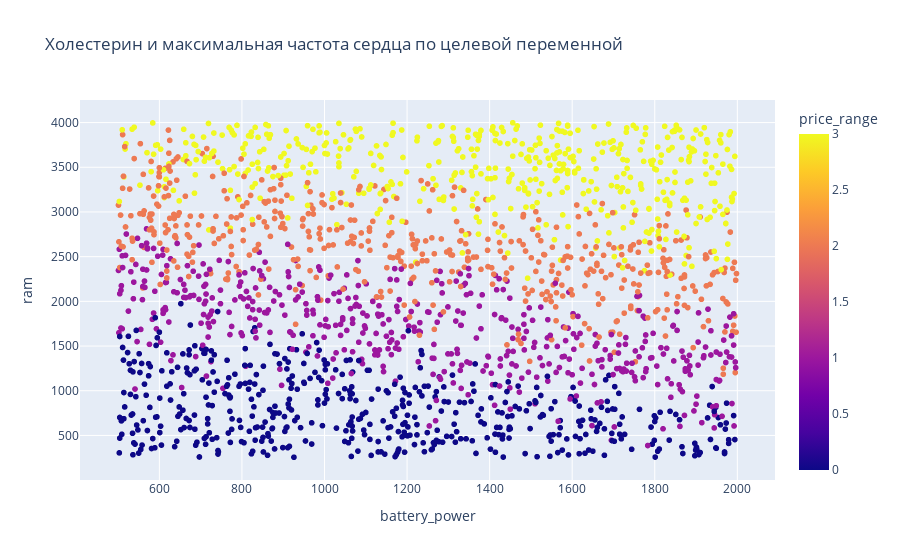

The notebook cell saved with this chart:
### Markdown cell above
***

**Выводы по графикам:**

- Boxplot RAM по ценовой категории показывает четкую положительную зависимость: объём оперативной памяти последовательно увеличивается с повышением ценовой категории — от медианного значения около 750 МБ для бюджетных телефонов (price_range 0) до 3500 МБ для премиальных устройств (price_range 3), что подтверждает RAM как один из основных факторов ценообразования мобильных устройств.

***

### Code cell
# Интерактивный график (scatter холестерин vs частота сердцебиения)
fig = px.scatter(df, x='battery_power', y='ram', color='price_range',
                 title='Холестерин и максимальная частота сердца по целевой переменной')
fig.show()
fig.write_html('graph/interactive_chol_thalach.html')

### Figure 1 — Plotly figure (JSON) as saved in the notebook; plotly's stock layout.template omitted (floating-point values rounded to 4 significant figures; data arrays with more than 128 entries replaced by an {"elided": "..."} marker saying what was removed)
{"data": [{"hovertemplate": "battery_power=%{x}<br>ram=%{y}<br>price_range=%{marker.color}<extra></extra>", "legendgroup": "", "marker": {"color": {"elided": "2000 int values"}, "coloraxis": "coloraxis", "symbol": "circle"}, "mode": "markers", "name": "", "showlegend": false, "type": "scattergl", "x": {"elided": "2000 int values"}, "xaxis": "x", "y": {"elided": "2000 int values"}, "yaxis": "y"}], "layout": {"coloraxis": {"colorbar": {"title": {"text": "price_range"}}, "colorscale": [[0, "#0d0887"], [0.1111, "#46039f"], [0.2222, "#7201a8"], [0.3333, "#9c179e"], [0.4444, "#bd3786"], [0.5556, "#d8576b"], [0.6667, "#ed7953"], [0.7778, "#fb9f3a"], [0.8889, "#fdca26"], [1, "#f0f921"]]}, "legend": {"tracegroupgap": 0}, "title": {"text": "Холестерин и максимальная частота сердца по целевой переменной"}, "xaxis": {"anchor": "y", "domain": [0, 1], "title": {"text": "battery_power"}}, "yaxis": {"anchor": "x", "domain": [0, 1], "title": {"text": "ram"}}}}
